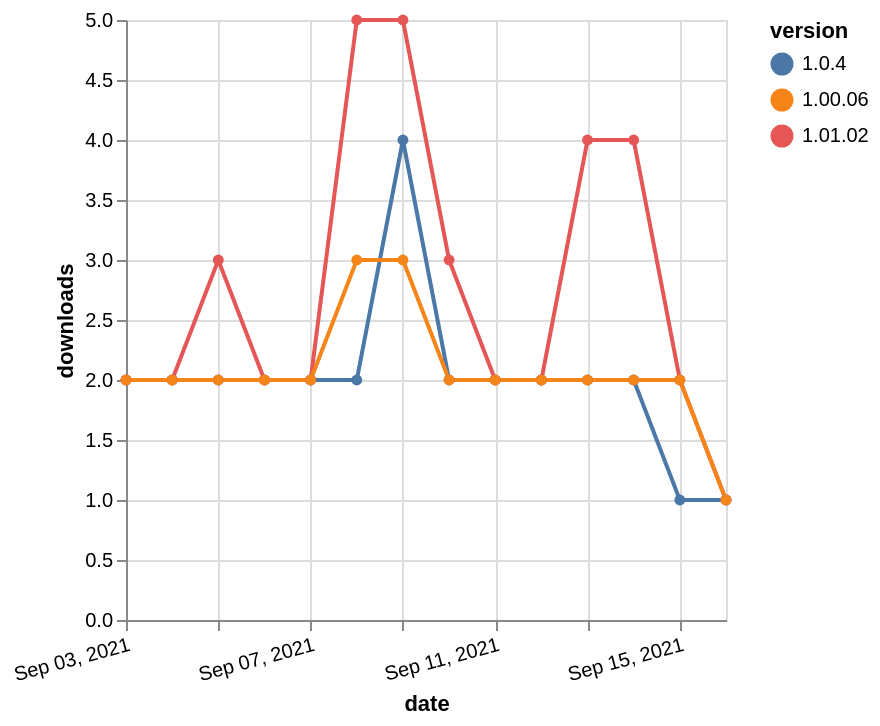

Express this chart as Vega-Lite.
### Vega-Lite specification from a JSON file in a GitHub repository (floating-point values rounded to 4 significant figures)
{"$schema": "https://vega.github.io/schema/vega-lite/v5.json", "description": "A simple bar chart with embedded data.", "data": {"values": [{"date": "2021-09-03", "total": 2174, "delta": 2, "version": "1.0.4"}, {"date": "2021-09-04", "total": 2176, "delta": 2, "version": "1.0.4"}, {"date": "2021-09-05", "total": 2178, "delta": 2, "version": "1.0.4"}, {"date": "2021-09-06", "total": 2180, "delta": 2, "version": "1.0.4"}, {"date": "2021-09-07", "total": 2182, "delta": 2, "version": "1.0.4"}, {"date": "2021-09-08", "total": 2184, "delta": 2, "version": "1.0.4"}, {"date": "2021-09-09", "total": 2188, "delta": 4, "version": "1.0.4"}, {"date": "2021-09-10", "total": 2190, "delta": 2, "version": "1.0.4"}, {"date": "2021-09-11", "total": 2192, "delta": 2, "version": "1.0.4"}, {"date": "2021-09-12", "total": 2194, "delta": 2, "version": "1.0.4"}, {"date": "2021-09-13", "total": 2196, "delta": 2, "version": "1.0.4"}, {"date": "2021-09-14", "total": 2198, "delta": 2, "version": "1.0.4"}, {"date": "2021-09-15", "total": 2199, "delta": 1, "version": "1.0.4"}, {"date": "2021-09-16", "total": 2200, "delta": 1, "version": "1.0.4"}, {"date": "2021-09-03", "total": 1651, "delta": 2, "version": "1.01.02"}, {"date": "2021-09-04", "total": 1653, "delta": 2, "version": "1.01.02"}, {"date": "2021-09-05", "total": 1656, "delta": 3, "version": "1.01.02"}, {"date": "2021-09-06", "total": 1658, "delta": 2, "version": "1.01.02"}, {"date": "2021-09-07", "total": 1660, "delta": 2, "version": "1.01.02"}, {"date": "2021-09-08", "total": 1665, "delta": 5, "version": "1.01.02"}, {"date": "2021-09-09", "total": 1670, "delta": 5, "version": "1.01.02"}, {"date": "2021-09-10", "total": 1673, "delta": 3, "version": "1.01.02"}, {"date": "2021-09-11", "total": 1675, "delta": 2, "version": "1.01.02"}, {"date": "2021-09-12", "total": 1677, "delta": 2, "version": "1.01.02"}, {"date": "2021-09-13", "total": 1681, "delta": 4, "version": "1.01.02"}, {"date": "2021-09-14", "total": 1685, "delta": 4, "version": "1.01.02"}, {"date": "2021-09-15", "total": 1687, "delta": 2, "version": "1.01.02"}, {"date": "2021-09-16", "total": 1688, "delta": 1, "version": "1.01.02"}, {"date": "2021-09-03", "total": 2168, "delta": 2, "version": "1.00.06"}, {"date": "2021-09-04", "total": 2170, "delta": 2, "version": "1.00.06"}, {"date": "2021-09-05", "total": 2172, "delta": 2, "version": "1.00.06"}, {"date": "2021-09-06", "total": 2174, "delta": 2, "version": "1.00.06"}, {"date": "2021-09-07", "total": 2176, "delta": 2, "version": "1.00.06"}, {"date": "2021-09-08", "total": 2179, "delta": 3, "version": "1.00.06"}, {"date": "2021-09-09", "total": 2182, "delta": 3, "version": "1.00.06"}, {"date": "2021-09-10", "total": 2184, "delta": 2, "version": "1.00.06"}, {"date": "2021-09-11", "total": 2186, "delta": 2, "version": "1.00.06"}, {"date": "2021-09-12", "total": 2188, "delta": 2, "version": "1.00.06"}, {"date": "2021-09-13", "total": 2190, "delta": 2, "version": "1.00.06"}, {"date": "2021-09-14", "total": 2192, "delta": 2, "version": "1.00.06"}, {"date": "2021-09-15", "total": 2194, "delta": 2, "version": "1.00.06"}, {"date": "2021-09-16", "total": 2195, "delta": 1, "version": "1.00.06"}]}, "width": "container", "mark": {"type": "line", "point": {"filled": true}}, "encoding": {"x": {"field": "date", "type": "temporal", "timeUnit": "yearmonthdate", "title": "date", "axis": {"labelAngle": -15}}, "y": {"field": "delta", "type": "quantitative", "title": "downloads"}, "color": {"field": "version", "type": "nominal"}, "tooltip": {"field": "delta"}}}
